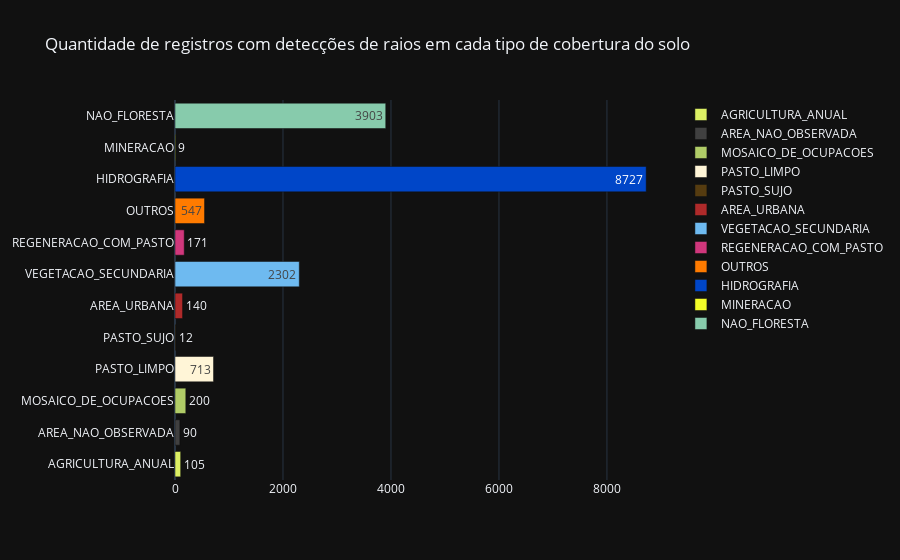

Notebook code cell kept with this figure:
### Code cell
fig = go.Figure()

text=['%.2f%%'%(float(x)) for x in values]

for label, value, color in zip(labels, values, colors):
    if label == 'FLORESTA':
        continue
    fig.add_trace(
        go.Bar(x=[value], y=[label], 
                marker=dict(color=color),
                name=label, orientation='h', 
                text=str(value),
                textposition='auto')
    )

fig.update_layout(
    showlegend=True,
    template='plotly_dark',
    title='Quantidade de registros com detecções de raios em cada tipo de cobertura do solo'
)
offline.plot(fig, image_filename='amount-records-with-lightning-detection-by-landcover-without-forest', 
             image_width=1000, image_height=600, image='png')
offline.iplot(fig)

### Figure 1 — Plotly figure (JSON) as saved in the notebook; plotly's stock layout.template omitted (floating-point values rounded to 4 significant figures)
{"data": [{"marker": {"color": "#dcf064"}, "name": "AGRICULTURA_ANUAL", "orientation": "h", "text": "105", "textposition": "auto", "type": "bar", "x": [105], "y": ["AGRICULTURA_ANUAL"]}, {"marker": {"color": "#404040"}, "name": "AREA_NAO_OBSERVADA", "orientation": "h", "text": "90", "textposition": "auto", "type": "bar", "x": [90], "y": ["AREA_NAO_OBSERVADA"]}, {"marker": {"color": "#b0cc67"}, "name": "MOSAICO_DE_OCUPACOES", "orientation": "h", "text": "200", "textposition": "auto", "type": "bar", "x": [200], "y": ["MOSAICO_DE_OCUPACOES"]}, {"marker": {"color": "#fff5d7"}, "name": "PASTO_LIMPO", "orientation": "h", "text": "713", "textposition": "auto", "type": "bar", "x": [713], "y": ["PASTO_LIMPO"]}, {"marker": {"color": "#563c10"}, "name": "PASTO_SUJO", "orientation": "h", "text": "12", "textposition": "auto", "type": "bar", "x": [12], "y": ["PASTO_SUJO"]}, {"marker": {"color": "#af2a2a"}, "name": "AREA_URBANA", "orientation": "h", "text": "140", "textposition": "auto", "type": "bar", "x": [140], "y": ["AREA_URBANA"]}, {"marker": {"color": "#6ebaf0"}, "name": "VEGETACAO_SECUNDARIA", "orientation": "h", "text": "2302", "textposition": "auto", "type": "bar", "x": [2302], "y": ["VEGETACAO_SECUNDARIA"]}, {"marker": {"color": "#d0377c"}, "name": "REGENERACAO_COM_PASTO", "orientation": "h", "text": "171", "textposition": "auto", "type": "bar", "x": [171], "y": ["REGENERACAO_COM_PASTO"]}, {"marker": {"color": "#ff7b00"}, "name": "OUTROS", "orientation": "h", "text": "547", "textposition": "auto", "type": "bar", "x": [547], "y": ["OUTROS"]}, {"marker": {"color": "#0046c8"}, "name": "HIDROGRAFIA", "orientation": "h", "text": "8727", "textposition": "auto", "type": "bar", "x": [8727], "y": ["HIDROGRAFIA"]}, {"marker": {"color": "#f3fd28"}, "name": "MINERACAO", "orientation": "h", "text": "9", "textposition": "auto", "type": "bar", "x": [9], "y": ["MINERACAO"]}, {"marker": {"color": "#87CBAC"}, "name": "NAO_FLORESTA", "orientation": "h", "text": "3903", "textposition": "auto", "type": "bar", "x": [3903], "y": ["NAO_FLORESTA"]}], "layout": {"showlegend": true, "title": {"text": "Quantidade de registros com detecções de raios em cada tipo de cobertura do solo"}}}
